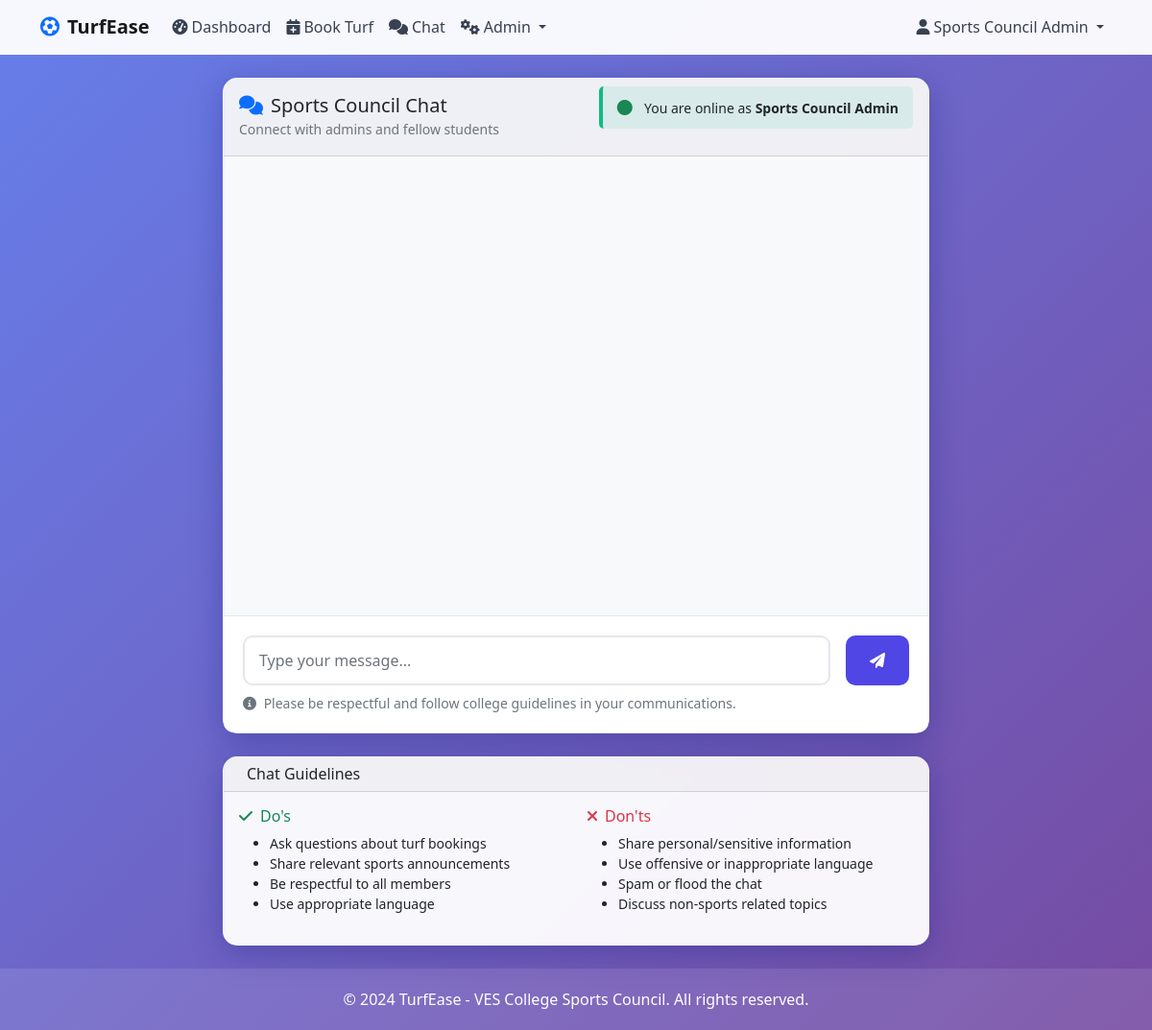
/chat (signed in), run on an earlier commit of the app's database.
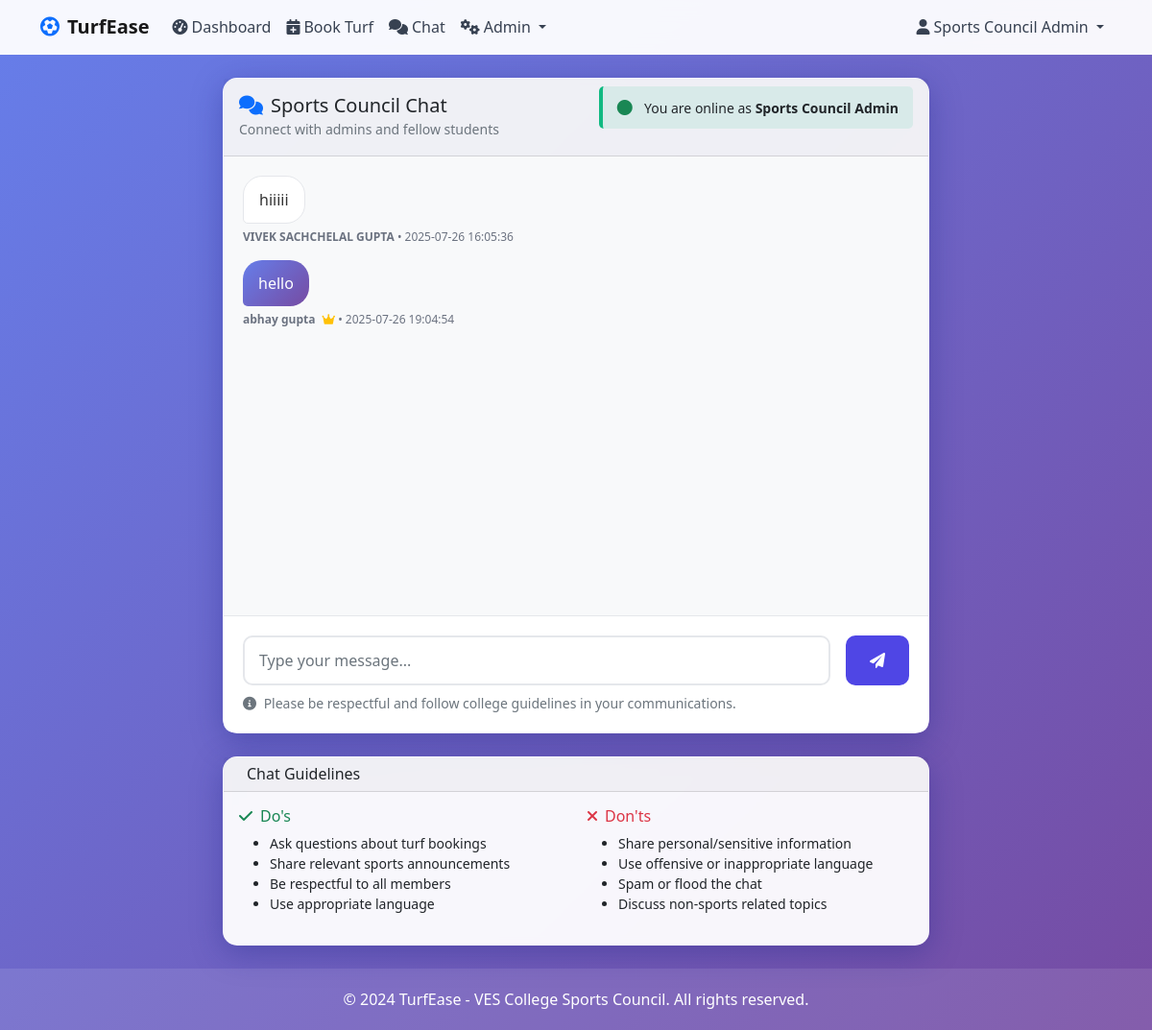
And on a later commit of the database.
### tables this page shows
CREATE TABLE chat_messages (
            id INTEGER PRIMARY KEY AUTOINCREMENT,
            user_id INTEGER NOT NULL,
            message TEXT NOT NULL,
            is_admin BOOLEAN DEFAULT 0,
            created_at TIMESTAMP DEFAULT CURRENT_TIMESTAMP,
            FOREIGN KEY (user_id) REFERENCES users (id)
        );

CREATE TABLE users (
        id INTEGER PRIMARY KEY AUTOINCREMENT,
        email TEXT UNIQUE NOT NULL,
        name TEXT NOT NULL,
        division TEXT,
        is_admin BOOLEAN DEFAULT 0,
        is_active BOOLEAN DEFAULT 0,
        password_hash TEXT,
        created_at TIMESTAMP DEFAULT CURRENT_TIMESTAMP
    , otp TEXT);

### app.py (the view)
@app.route('/chat')
@login_required
def chat():
    conn = get_db_connection()
    messages = conn.execute('''
        SELECT cm.*, u.name
        FROM chat_messages cm
        JOIN users u ON cm.user_id = u.id
        ORDER BY cm.created_at ASC
    ''').fetchall()
    conn.close()
    return render_template("chat.html", messages=messages)

### app.py (called while the page is built)
@login_manager.user_loader
def load_user(user_id):
    conn = sqlite3.connect(DATABASE)
    cursor = conn.cursor()
    cursor.execute('SELECT * FROM users WHERE id = ?', (user_id,))
    user_data = cursor.fetchone()
    conn.close()
    if user_data:
        return User(
            user_data[0],  # id
            user_data[1],  # email
            user_data[2],  # name
            user_data[3],  # division
            user_data[4],  # is_admin
            user_data[5],  # is_active (adjust index if needed)
        )
    return None

def get_db_connection():
    conn = sqlite3.connect(DATABASE)
    conn.row_factory = sqlite3.Row
    return conn

    @property
    def is_active(self):
        return bool(self._is_active_flag)  # Overriding default property safely

### templates/chat.html (shortened to what the changed rows need)
{% extends "base.html" %}
{% block content %}
<div class="row justify-content-center">
    <div class="col-lg-8">
        <div class="card">
            <div class="chat-container">
                <div class="chat-messages" id="messages">
                    {% for message in messages %}
                    <div class="message {{ 'own' if message.user_id == current_user.id else 'admin' if message.is_admin else 'other' }}">
                        <div class="message-bubble">
                            <div class="message-content">{{ message.message }}</div>
                        </div>
                        <div class="message-info">
                            {% if message.user_id != current_user.id %}
                                <strong>{{ message.name }}</strong>
                                {% if message.is_admin %}
                                    <i class="fas fa-crown text-warning ms-1" title="Admin"></i>
                                {% endif %}
                                •
                            {% endif %}
                            {{ message.created_at }}
                        </div>
                    </div>
                    {% endfor %}
                </div>
                <div class="chat-input">
                    <form id="messageForm" class="d-flex">
                    </form>
                    <small class="text-muted mt-2 d-block">
                    </small>
                </div>
            </div>
        </div>
    </div>
</div>
{% endblock %}

What changed in the data, as far as the page shows it:
added chat_messages: message "hiiiii", name "VIVEK SACHCHELAL GUPTA", created_at "2025-07-26 16:05:36"
added chat_messages: message "hello", name "abhay gupta", is_admin True (drawn), created_at "2025-07-26 19:04:54"
